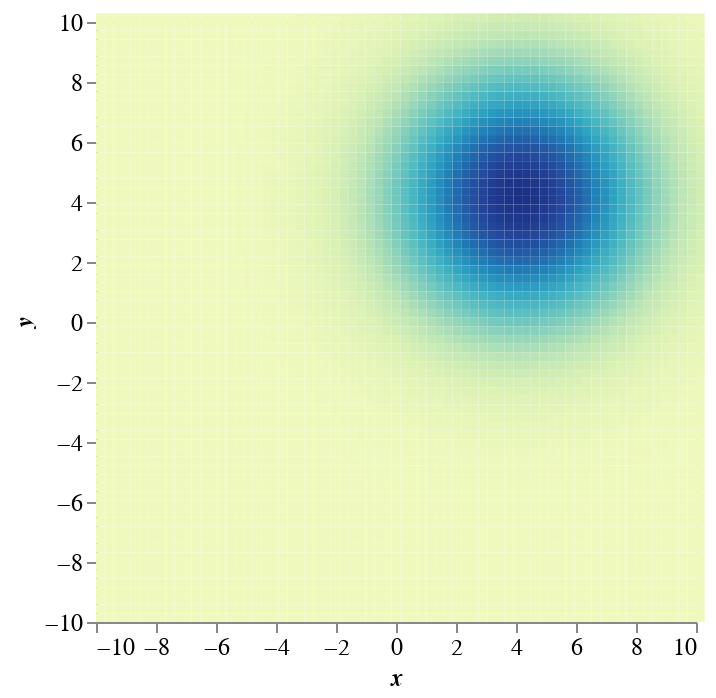

The notebook cell this image was saved under:
### Code cell
# | label: unconditional
plot_unconditional(components)

### Figure 1 — Vega-Lite specification as saved in the notebook (floating-point values rounded to 4 significant figures; data arrays with more than 128 entries replaced by an {"elided": "..."} marker saying what was removed)
{"config": {"view": {"continuousWidth": 300, "continuousHeight": 300}}, "data": {"name": "data-14fe821a8b2c524d22cd359632b5b9ec"}, "mark": {"type": "rect"}, "encoding": {"color": {"field": "value_uncond", "legend": null, "type": "quantitative"}, "x": {"axis": {"grid": false, "labelFont": "Times", "labelFontSize": 12, "labelFontStyle": "normal", "titleFont": "Times", "titleFontSize": 12, "titleFontStyle": "italic"}, "field": "x", "scale": {"domain": [-10, 10]}, "title": "x", "type": "quantitative"}, "x2": {"field": "x2"}, "y": {"axis": {"grid": false, "labelFont": "Times", "labelFontSize": 12, "labelFontStyle": "normal", "titleFont": "Times", "titleFontSize": 12, "titleFontStyle": "italic"}, "field": "y", "scale": {"domain": [-10, 10]}, "title": "y", "type": "quantitative"}, "y2": {"field": "y2"}}, "height": 300, "width": 300, "$schema": "https://vega.github.io/schema/vega-lite/v5.20.1.json", "datasets": {"data-14fe821a8b2c524d22cd359632b5b9ec": {"elided": "4900 records"}}}
